Frame 1 (no input): blank canvas, image omitted
Frame 60 (the mouse pressed at the canvas centre just before this capture): blank canvas, image omitted
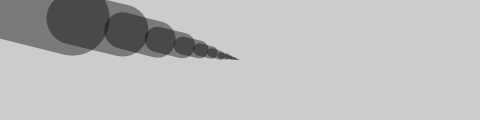
Frame 120 (the mouse held since frame 60 and released just before this capture)

The Processing sketch whose frames 1 and 60 were blank and that drew this single picture after the mouse press (run headless with seeded random() and noise(); from frame 60 on, the mouse is pressed at the canvas centre):

// Processing sketch: processing_104150
// ── processing_104150.pde

////GSwP 5.4 Track the Mouse
//
//void setup()
//{
//  size(480, 120);
//  fill(0, 102);
//  smooth();
//  noStroke();
//}
//
//void draw()
//{
//  ellipse(mouseX, mouseY, 9, 9);
//}

////GSwP 5.5 The Dot Follows You
//
//void setup()
//{
//  size(480, 120);
//  fill(0, 102);
//  smooth();
//  noStroke();
//}
//
//void draw()
//{
//  background(204);
//  ellipse(mouseX, mouseY, 9, 9);
//}

////GSwP 5.6 Draw Continuously
//
//void setup()
//{
//  size(480, 120);
//  strokeWeight(4);
//  stroke(0, 102);
//  smooth();
//}
//
//void draw()
//{
//  line(pmouseX, pmouseY, mouseX, mouseY);
//}

////GSwP 5.7 Set Thickness on the Fly
//
//void setup()
//{
//  size(480, 120);
//  smooth();
//  stroke(0, 102);
//}
//
//void draw()
//{
//  float weight = dist(mouseX, mouseY, pmouseX, pmouseY);
//  strokeWeight(weight);
//  line(pmouseX, pmouseY, mouseX, mouseY);
//}

////GSwP 5.8 Easing Does It
//
//float x;
//float easing = 0.1;
//
//void setup()
//{
//  size(480, 120);
//  smooth();
//}
//
//void draw()
//{
//  float targetX = mouseX;
//  x += (targetX - x) * easing;
//  ellipse(x, 40, 12, 12);
//  println(targetX + " : " + x);
//}

//GSwP 5.9 Smooth Lines with Easing

float x;
float y;
float px;
float py;
float easing = 0.3;

void setup()
{
  size(480, 120);
  smooth();
  stroke(0, 102);
}

void draw()
{
  float targetX = mouseX;
  x += (targetX - x) * easing;
  float targetY = mouseY;
  y += (targetY - y) * easing;
  float weight = dist(x, y, px, py);
  strokeWeight(weight);
  line(x, y, px, py);
  py = y;
  px = x;
}
